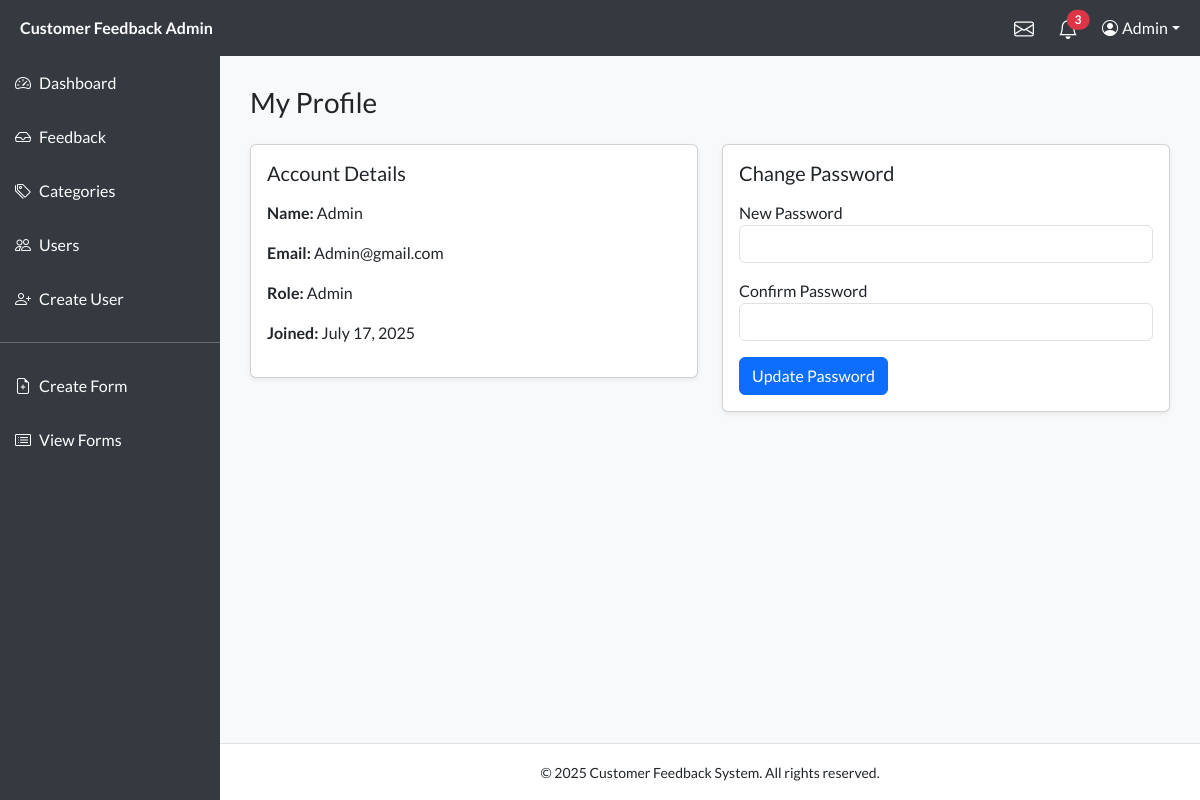
Screenshot of /Admin/profile.php (signed in) with the database file from the repository.
### tables this page shows
CREATE TABLE `users` (
  `id` int(11) NOT NULL,
  `name` varchar(100) NOT NULL,
  `email` varchar(100) NOT NULL,
  `password` varchar(255) NOT NULL,
  `role` enum('admin','staff') DEFAULT 'staff',
  `created_at` timestamp NOT NULL DEFAULT current_timestamp()
);

### Admin/profile.php (the view, shortened to what this page needs)
<?php
include 'includes/header.php';
include 'includes/sidebar.php';
$user_id = $_SESSION['user_id'];
$stmt = $conn->prepare("SELECT name, email, role, created_at FROM users WHERE id = ?");
$stmt->bind_param("i", $user_id);
$stmt->execute();
$user = $stmt->get_result()->fetch_assoc();
?>
<h3 class="mb-4">My Profile</h3>
<div class="row">
  <div class="col-md-6">
    <div class="card mb-4 shadow-sm">
      <div class="card-body">
        <h5 class="card-title mb-3">Account Details</h5>
        <p><strong>Name:</strong> <?= htmlspecialchars($user['name']) ?></p>
        <p><strong>Email:</strong> <?= htmlspecialchars($user['email']) ?></p>
        <p><strong>Role:</strong> <?= ucfirst($user['role']) ?></p>
        <p><strong>Joined:</strong> <?= date('F j, Y', strtotime($user['created_at'])) ?></p>
      </div>
    </div>
  </div>
  <div class="col-md-6">
    <div class="card shadow-sm">
      <div class="card-body">
        <h5 class="card-title mb-3">Change Password</h5>
        <form method="POST">
          <div class="mb-3">
            <label>New Password</label>
            <input type="password" name="password" class="form-control" required>
          </div>
          <div class="mb-3">
            <label>Confirm Password</label>
            <input type="password" name="confirm_password" class="form-control" required>
          </div>
          <button type="submit" class="btn btn-primary">Update Password</button>
        </form>
      </div>
    </div>
  </div>
</div>
<?php include 'includes/footer.php'; ?>

### Admin/includes/header.php (style rules this page uses)
* { font-family: 'Lato', sans-serif; }
body { margin: 0; padding: 0; display: flex; flex-direction: column; }

### rows the page displays
users: name "Admin", email "Admin@gmail.com", role "Admin", created_at "July 17, 2025"

### other values shown
$unreadCount "3"
$_SESSION['user_name'] "Admin"
